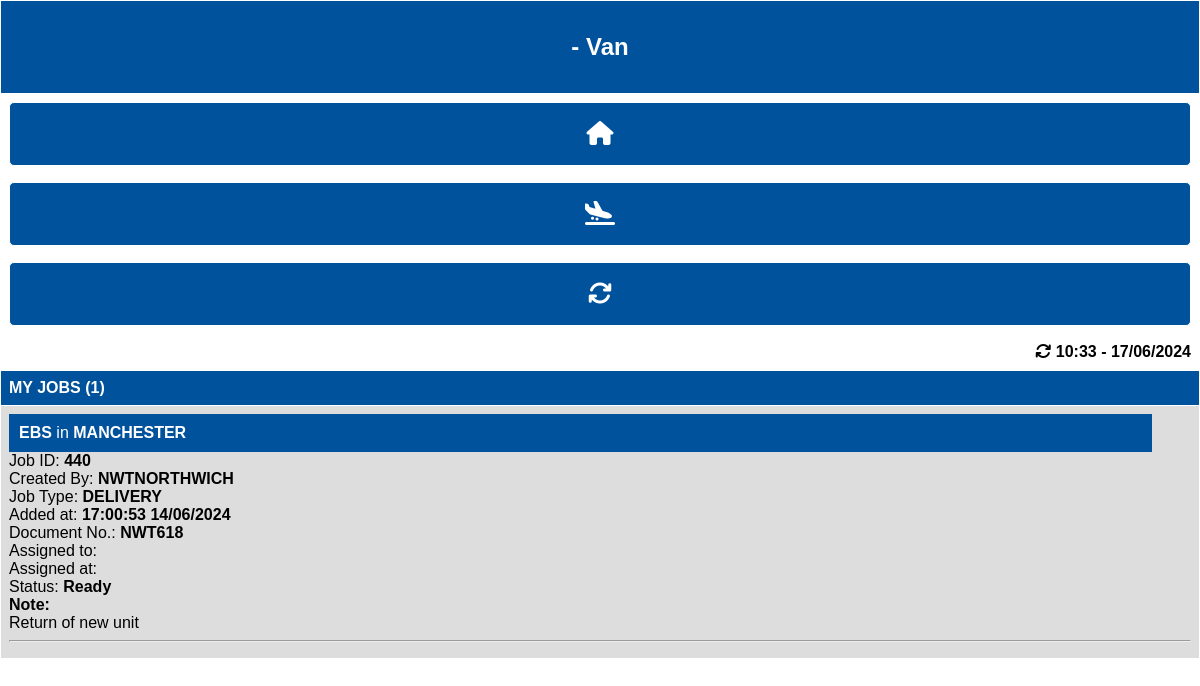
Before: /myroute.php (signed in) with the older database file.
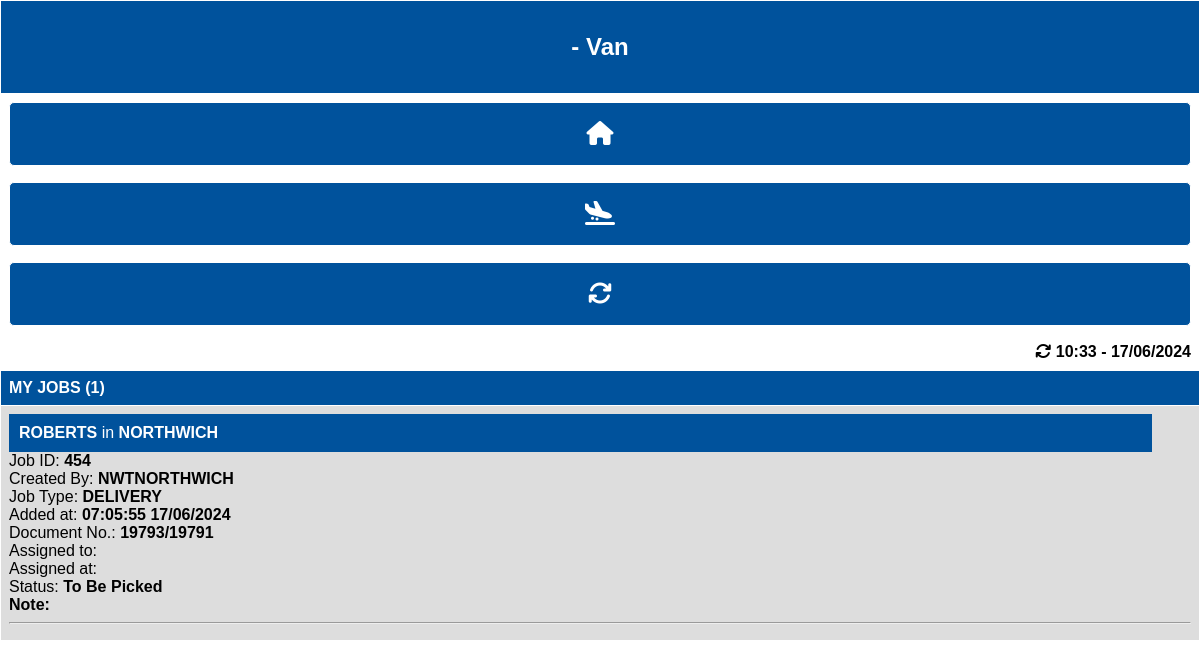
After: the same page with the newer database file.
### tables this page shows
CREATE TABLE deliveries (id INTEGER PRIMARY KEY AUTOINCREMENT, depot TEXT NOT NULL, createdby TEXT, type TEXT NOT NULL, company TEXT NOT NULL, location TEXT NOT NULL, docid TEXT, added TEXT, driver TEXT, assigned TEXT, status TEXT, completed TEXT, sign_name TEXT, signature TEXT, note TEXT);

### myroute.php (the view, shortened to what this page needs)
<?php
require("data/global.php");
$driver = $_SESSION['driver'];
$db = new SQLite3($database);
$todaysDate = date("Y-m-d");
$mainSQL = "SELECT * FROM deliveries WHERE (added > '".$todaysDate."' OR status != 'Completed') AND (depot = '".$_SESSION['depot']."' AND depot !='') AND (driver = '".$driver."') AND (status != 'Completed') ORDER BY added ASC";
$mainRet = $db->query($mainSQL);
?>
<!DOCTYPE html>
<html lang="en">
<head>
</head>
<body>
<div class='sticky'>
    <table id='deliveries' cellspacing='0'>
        <tr>
            <th colspan='6' style='text-align:center'>
                    <p style='font-size: 24px'>
                    <?php
                        echo $_SESSION['driver'] . " - Van";
                    ?>
                    </p>
            </th>
        </tr>
        <tr>
            <th colspan='6' style='background-color: white;color: black'>
                <a href='driver.php'><button class='settingsButton'><i class="fa-solid fa-house"></i></button></a>
                <form name='returnTobase' action='actions/return_to_base.php' method='POST'>
                <p><button class='settingsButton' type='submit' value='Update Status' ><i class="fa-solid fa-plane-arrival"></i></button></p>
            </form>
                <a href='myroute.php'><button class='settingsButton'><i class="fa-solid fa-arrows-rotate"></i></button></a>
            </th>
        </tr>
        <tr>
            <th colspan='6' style='background-color: white;color: black;text-align:right'>
                    <i class="fa-solid fa-arrows-rotate"></i> <span id="updated-at"><?php echo $refreshDate;?></span>
            </th>
        </tr>
    </table>
</div>
    <table id='deliveries' cellspacing='0'>
        <tr>
            <th>MY JOBS (<span id='activejobs'></span>)</th>
        </tr>
        <?php
            while( $mainRow = $mainRet->fetchArray( SQLITE3_ASSOC ) ) {
                $addedDateTime = date_format(date_create($mainRow['added']),"H:i:s d/m/Y");
                if($mainRow['assigned'] != ''){
                    $assignedDateTime = date_format(date_create($mainRow['assigned']),"H:i:s d/m/Y");
                } else {
                    $assignedDateTime = '';
                }
                if($mainRow['status'] != "Return to Base"){
                    echo "<tr onclick='javascript:showOptionsModal(".$mainRow['id'].");' title='Click for options'>";
                    echo "<td style='min-height:72px'>";
                    echo "<div class='bluebar' style='width:95%;padding:10px;'><strong>".$mainRow['company']."</strong> in <strong>" .$mainRow['location']."</strong></div>";
                    echo "<div>Job ID: <strong>".strtoupper($mainRow['id'])."</strong></div>";
                    echo "<div>Created By: <strong>".strtoupper($mainRow['createdby'])."</strong></div>";
                    echo "<div>Job Type: <strong>".strtoupper($mainRow['type'])."</strong></div>";
                    echo "<div>Added at: <strong>".$addedDateTime."</strong></div>";
                    echo "<div>Document No.: <strong>".$mainRow['docid']."</strong></div>";
                    echo "<div>Assigned to: <strong>".$mainRow['driver']."</strong></div>";
                    echo "<div>Assigned at: <strong>".$assignedDateTime."</strong></div>";
                    echo "<div>Status: <strong>".$mainRow['status']."</strong></div>";
                    echo "<div><strong>Note:</strong><br />".$mainRow['note']."<hr /></div>";
                    echo "</td>";
                    echo "</tr>";
                }
            }
        ?>
    </table>
</body>
</html>

Changed rows visible on the page:
no longer on this page (row edited): deliveries: company "EBS", location "MANCHESTER", id "440", createdby "NWTNORTHWICH", type "DELIVERY", added "17:00:53 14/06/2024", docid "NWT618", status "Ready", note "Return of new unit"
added deliveries: company "ROBERTS", location "NORTHWICH", id "454", createdby "NWTNORTHWICH", type "DELIVERY", added "07:05:55 17/06/2024", docid "19793/19791", status "To Be Picked"
